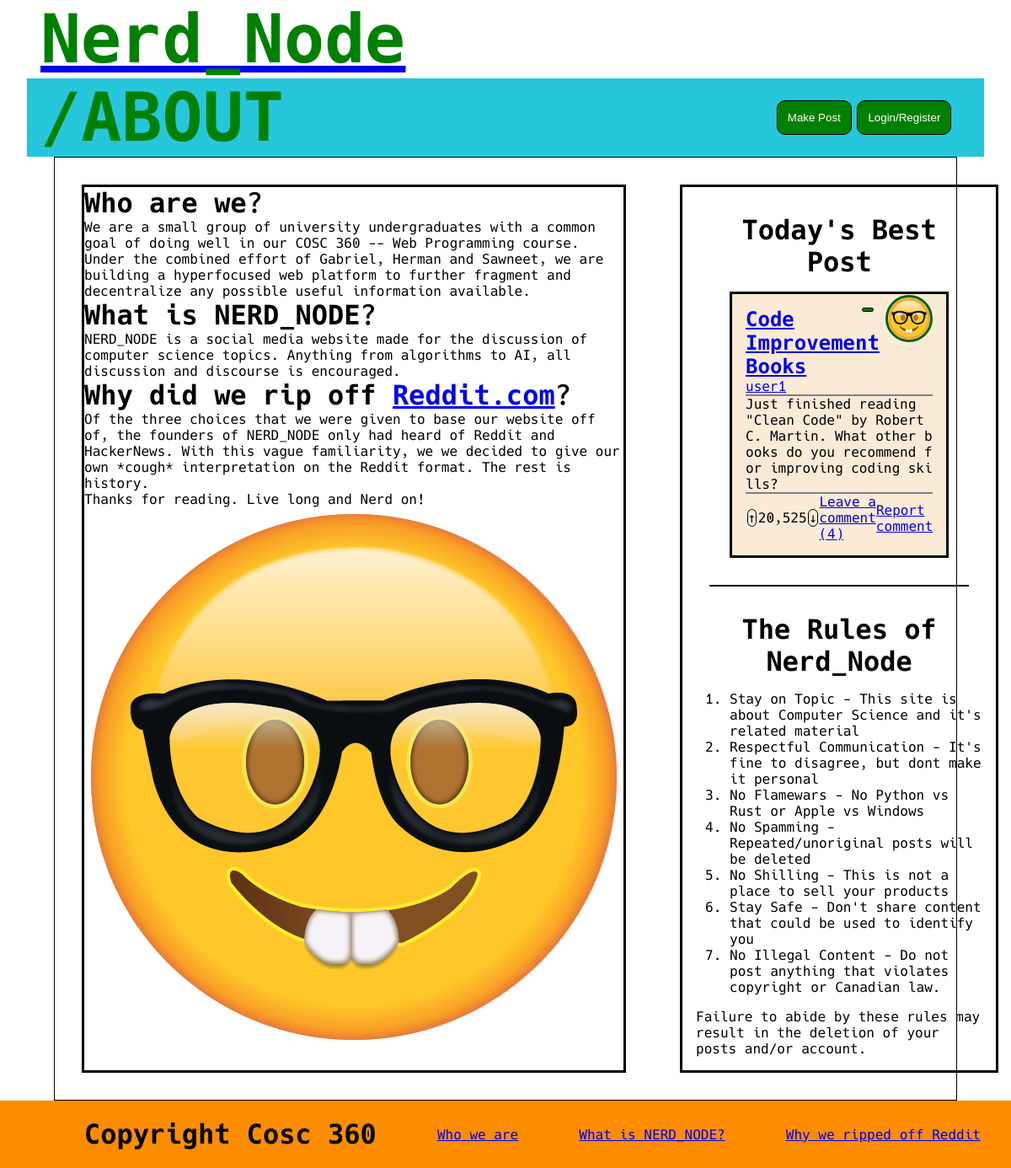
Page /about/index.php on the committed database.
### tables this page shows
CREATE TABLE post (
	id int AUTO_INCREMENT,
	title varchar(255),
    poster int,
    content TEXT(65535),
    likes int,
    reported boolean,
    sku varchar(255),
    PRIMARY KEY (id),
    FOREIGN KEY (poster) REFERENCES siteUser(id) ON DELETE CASCADE
);

CREATE TABLE siteUser (
	id int AUTO_INCREMENT,
	username varchar(255) UNIQUE,
	password varchar(255),
    email varchar(255) UNIQUE,
    profilePicture varchar(255),
    isAdmin boolean,
    isDisabled boolean,
    PRIMARY KEY (id)
);

### src/components/getBestPost.php (called while the page is built, shortened)
<?php
$host = DBHOST;
$database = DBNAME;
$user = DBUSER;
$pass = DBPASS;
$connection = mysqli_connect($host, $user,$pass, $database, "3306");
$sql = "SELECT post.title, post.id, siteUser.username, siteUser.profilePicture, post.sku, post.content,
               post.likes, COUNT(comment.id) AS comments
        FROM (post JOIN siteUser ON post.poster = siteUser.id)
             LEFT JOIN comment ON comment.originalPost = post.id
        GROUP BY post.id
        ORDER BY likes DESC
        LIMIT 1";
if($result = mysqli_query($connection, $sql)) {
    while($row = mysqli_fetch_assoc($result)) {
        $bestPost = [
            'title' => $row['title'],
            'id' => $row['id'],
            'author' => $row['username'],
            'pfp' => $row['profilePicture'],
            'sku' => $row['sku'],
            'content' => $row['content'],
            'likes' => number_format($row['likes']),
            'commentCount' => $row['comments']
        ];
    }
}
?>

### src/renderPosts.php (the view, shortened to what this page needs)
<?php
include_once "renderProfilePicture.php";
function renderPost($post, $isAdmin) {
    $username = $post['author'];
    $commentText = $post['commentCount'] ? "Leave a comment (".$post['commentCount'].")" : "Be the first to comment";
    $tags = isset($post['tags']) ? implode(', ', $post['tags']) : '';
    echo "<div class=\"post\">";
    renderProfilePicture($username, $post['pfp']);
    echo "<a href='".SITEROOT."?tag=".$tags."' class='tags'>".$tags."</a>";
    echo "<h3>
            <a href='".SITEROOT."node?title=".$post['sku']."'>".$post['title']."</a>
    </h3>
    <p>";
    echo "<a href='".SITEROOT."nerd?username=".$username."'>".$username."</a>
    </p>
    <p>".$post['content']."
    </p>
    <div class='interactionBar'>
        <div class='arrow' onclick='upvote(".$post['id'].", 5)'> &uarr; </div>
        <div id='post-".$post['id']."'>".$post['likes']." </div>
        <div class='arrow' onclick='downvote(".$post['id'].", 2)'> &darr; </div>
        <div>
            <a href='".SITEROOT."node?title=".$post['sku']."'>".$commentText."</a>
        </div>
        <div class='spacer'>
    </div>
    <div>";
    if(!$isAdmin)
        echo "<div class='report' id='rep-".$post['id']."' onclick='report(".$post['id'].", 2)'> Report comment</div>";
    echo"</div>
    </div>
    </div>";
}
?>

### src/renderProfilePicture.php
<?php
function renderProfilePicture($username, $picture) {
    echo "<img class='pfp' src='".SITEROOT."public/images/profiles/$picture' alt='$username\'s profile picture' width='50' height='50'>";
}
?>

### src/public/css/home.css (style rules this page uses)
html { font-family: "Hack"; }
.center, .sidebar, .post { border: medium solid black; }
.sidebar div { padding:1em; }
.post { background-color:antiquewhite; margin:1em 0.5em; padding:1em; }
.post p { border-bottom: 2px solid grey; word-break: break-all; }
.post .interactionBar { display:flex; align-items: center; justify-content: space-evenly; }
.post div { padding: 0em; }
#bestPost .post { max-height: 50%; }
h3 { font-size:1.5em; font-weight:bold; }
.pfp { border: 3px solid darkgreen; border-radius: 50%; float: right; }
.interactionBar .arrow { border-radius: 10px; margin: 0px 0.1em; border: 1px solid black; cursor:pointer; }
.report { color: blue; text-decoration: underline; cursor:pointer; }
.tags { padding: 0.1em 0.4em; border-radius: 10px; border: 0.1em solid black; color: white; font-weight: bold; margin: 1em 1em; background-color: green; }

### src/renderPosts.php (style rules this page uses)
.post { position: relative; }
.tags { position: absolute; top: 0; right: 70px; }
.pfp { position: relative; width: 50px; bottom: 15px; }

### rows in the picture
post: poster.profilePicture (placeholder picture), title "Code Improvement Books", poster.username "user1", content "Just finished reading \"Clean Code\" by Robert C. Martin. What other books do you recommend for improving coding skills?"

### other values in the picture
$url "/ABOUT"
$post['likes'] "20,525"
$commentText "Leave a comment (4)"
